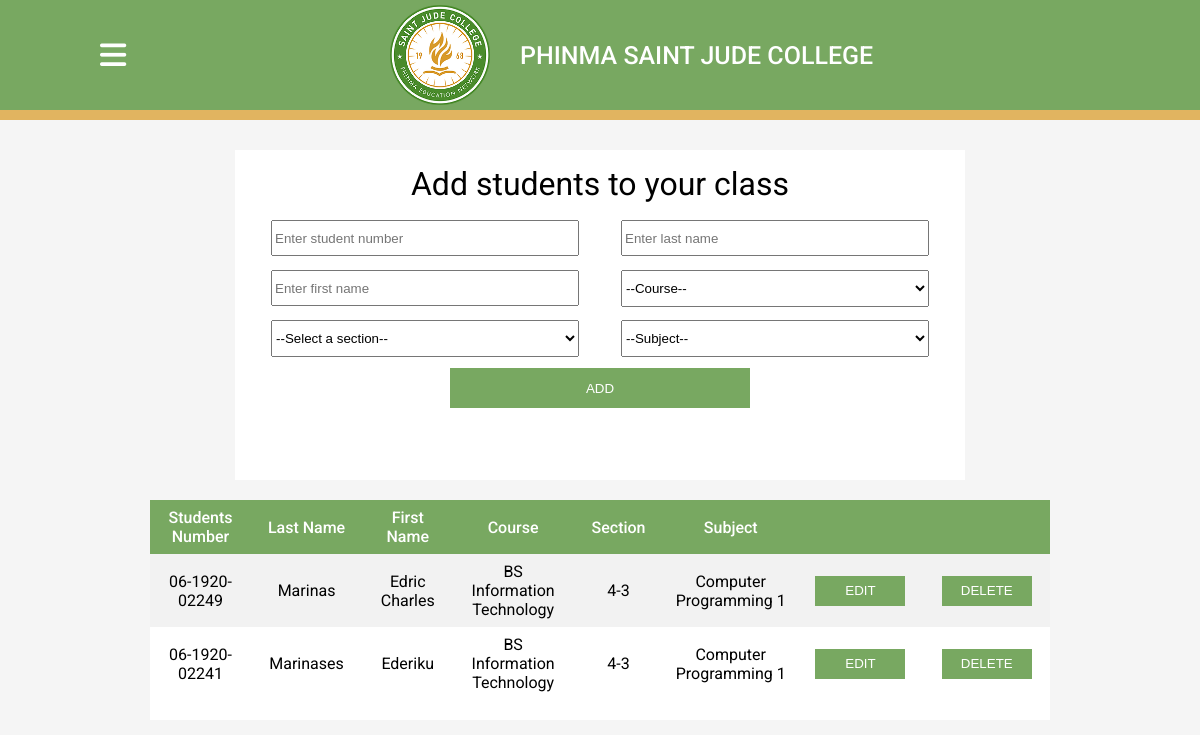
Screenshot of /teachers/class-list.php (signed in) with the database file from the repository.
### tables this page shows
CREATE TABLE `class_list` (
  `id` int(11) NOT NULL,
  `users_id` int(11) DEFAULT NULL,
  `students_id` varchar(255) NOT NULL,
  `last_name` varchar(255) NOT NULL,
  `first_name` varchar(255) NOT NULL,
  `course` varchar(255) NOT NULL,
  `section` varchar(255) NOT NULL,
  `subject` varchar(255) NOT NULL
);

### teachers/class-list.php (the view, shortened to what this page needs)
  <?php
  require_once $_SERVER['DOCUMENT_ROOT']."/attendance/database/connect.php";
  $id = $_SESSION['id'];
  $queryAttendanceSheet = "SELECT * FROM class_list WHERE users_id = '$id'";
  $sqlAttendanceSheet = mysqli_query($con, $queryAttendanceSheet);
?>
  <!DOCTYPE html>
  <html lang="en">
  <head>
    <link rel="stylesheet" href="./css/class-list.css" />
  </head>
  <body>
    <div class="main">
      <div class="header">
        <i class="fa-solid fa-bars" id="bars"></i>
        <img src="./img/sjc_logo.png" alt="Saint Jude College" />
        <p>PHINMA SAINT JUDE COLLEGE</p>
        <div class="header2"></div>
      </div>
      <div class="container">
        <h1>Add students to your class</h1>
        <form action="./php/classList-create.php" method="post">
          <input type="text" name="studentNumber" placeholder="Enter student number">
          <input type="text" name="lastName" placeholder="Enter last name">
          <input type="text" name="firstName" placeholder="Enter first name">
          <select name="course" id="s1">
            <option disabled selected value>--Course--</option>
          </select>
          <select name="section" id="s2">
            <option disabled selected value>--Select a section--</option>
          </select>
          <select name="subject" id="s3">
            <option disabled selected value>--Subject--</option>
          </select>
          <input type="submit" name="create" value="ADD">
        </form>
      </div>
      <div class="students-list">
        <table>
          <tr>
            <th>Students Number</th>
            <th>Last Name</th>
            <th>First Name</th>
            <th>Course</th>
            <th>Section</th>
            <th>Subject</th>
            <th></th>
            <th></th>
          </tr>
          <?php while($resultsAttendance = mysqli_fetch_array($sqlAttendanceSheet)) { ?>
          <tr>
            <td><?php echo $resultsAttendance['students_id']?></td>
            <td><?php echo $resultsAttendance['last_name'] ?></td>
            <td><?php echo $resultsAttendance['first_name'] ?></td>
            <td><?php echo $resultsAttendance['course'] ?></td>
            <td><?php echo $resultsAttendance['section'] ?></td>
            <td><?php echo $resultsAttendance['subject'] ?></td>
            <td>
              <form action="./php/classList-update.php" method="post">
                <input type="submit" name="edit" class="edit" value="EDIT">
              </form>
            </td>
            <td>
              <form action="./php/classList-delete.php" method="post">
                <input type="submit" name="delete" class="delete" value="DELETE">
              </form>
            </td>
          </tr>
          <?php } ?>
        </table>
      </div>
    </div>
  </body>
  </html>

### teachers/css/class-list.css (style rules this page uses)
html, body { margin: 0; padding: 0; font-family: var(--font); }
:root { --font: "Roboto", sans-serif; --main-color: #78a861; --secondary-color: #e1b460; --background: #f5f5f5; }
.main { background-color: #f5f5f5; height: auto; padding-bottom: 15px; display: grid; grid-template-rows: 130px 1fr auto; justify-items: center; row-gap: 20px; }
.main .container { grid-row: 2/3; height: 300px; width: 700px; background-color: white; padding: 15px; }
.main .container h1 { margin: 0 0 15px 0; font-weight: 400; text-align: center; }
.main .container form { display: grid; grid-template-rows: repeat(5, 1fr); grid-template-columns: repeat(2, 1fr); row-gap: 10px; place-items: center; }
.main .container form input:nth-child(1) { grid-column: 1/2; grid-row: 1/2; height: 30px; width: 300px; }
.main .container form input:nth-child(2) { grid-column: 2/3; grid-row: 1/2; height: 30px; width: 300px; }
.main .container form input:nth-child(3) { height: 30px; width: 300px; grid-column: 1/2; grid-row: 2/3; }
.main .container form select { height: 37px; width: 308px; }
.main .container form select:nth-child(4) { grid-column: 2/3; grid-row: 2/3; }
.main .container form select:nth-child(5) { grid-column: 1/2; grid-row: 3/4; }
.main .container form select:nth-child(6) { grid-column: 2/3; grid-row: 3/4; }
.main .container input:nth-child(7) { grid-column: 1/3; grid-row: 4/5; height: 40px; width: 300px; cursor: pointer; border: none; background-color: var(--main-color); color: white; }
.main .students-list { grid-row: 3/4; height: auto; width: 900px; background-color: white; display: flex; flex-direction: column; }
table, tr, th, td { width: 900px; border-collapse: collapse; text-align: center; padding: 8px; margin: 0 0 20px 0; }
th { font-weight: 500; font-family: var(--font); color: white; background-color: var(--main-color); }
tr:nth-child(even) { background-color: #f2f2f2; }
.edit, .delete { height: 30px; width: 90px; cursor: pointer; background-color: var(--main-color); color: white; border: none; }

### teachers/css/header.css (style rules this page uses)
.main .header { grid-row: 1/2; width: 100vw; height: 120px; background-color: var(--main-color); position: fixed; color: white; z-index: 0; display: grid; grid-template-rows: 1fr 10px; grid-template-columns: 100px 290px 1fr 100px; align-items: center; }
.main .header i { grid-column: 2/3; font-size: 30px; cursor: pointer; }
.main .header img { grid-column: 3/4; grid-row: 1/2; height: 100px; width: 100px; }
.main .header p { margin-left: 130px; grid-column: 3/4; grid-row: 1/2; font-family: var(--font); font-weight: 500; font-size: 25px; text-decoration: none; color: white; }
.main .header2 { grid-column: 1/4; grid-row: 2/3; width: 100vw; height: 10px; background-color: var(--secondary-color); }

### teachers/css/sidebar.css (style rules this page uses)
:root { --font: "Roboto", sans-serif; --main-color: #78a861; --secondary-color: #e1b460; }

### rows the page displays
class_list: students "06-1920-02249", last_name "Marinas", first_name "Edric Charles", course "BS Information Technology", section "4-3", subject "Computer Programming 1"
class_list: students "06-1920-02241", last_name "Marinases", first_name "Ederiku", course "BS Information Technology", section "4-3", subject "Computer Programming 1"
